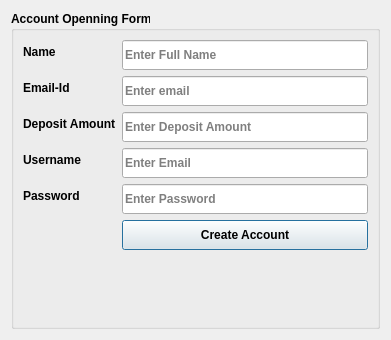
<?xml version="1.0" encoding="UTF-8"?>
<ui version="4.0">
 <class>CreateAccount</class>
 <widget class="QDialog" name="CreateAccount">
  <property name="geometry">
   <rect>
    <x>0</x>
    <y>0</y>
    <width>391</width>
    <height>340</height>
   </rect>
  </property>
  <property name="windowTitle">
   <string>Dialog</string>
  </property>
  <layout class="QGridLayout" name="gridLayout">
   <item row="0" column="0">
    <widget class="QGroupBox" name="groupBox">
     <property name="font">
      <font>
       <weight>75</weight>
       <bold>true</bold>
      </font>
     </property>
     <property name="title">
      <string>Account Openning Form</string>
     </property>
     <layout class="QFormLayout" name="formLayout">
      <item row="0" column="0">
       <widget class="QLabel" name="label_Name">
        <property name="text">
         <string>Name</string>
        </property>
       </widget>
      </item>
      <item row="0" column="1">
       <widget class="QLineEdit" name="lineEdit_name">
        <property name="minimumSize">
         <size>
          <width>30</width>
          <height>30</height>
         </size>
        </property>
        <property name="placeholderText">
         <string>Enter Full Name</string>
        </property>
       </widget>
      </item>
      <item row="1" column="0">
       <widget class="QLabel" name="label_Email">
        <property name="text">
         <string>Email-Id</string>
        </property>
       </widget>
      </item>
      <item row="1" column="1">
       <widget class="QLineEdit" name="lineEdit_Email">
        <property name="minimumSize">
         <size>
          <width>30</width>
          <height>30</height>
         </size>
        </property>
        <property name="inputMethodHints">
         <set>Qt::ImhEmailCharactersOnly</set>
        </property>
        <property name="placeholderText">
         <string>Enter email</string>
        </property>
       </widget>
      </item>
      <item row="2" column="0">
       <widget class="QLabel" name="label_Deposit_Amount">
        <property name="text">
         <string>Deposit Amount</string>
        </property>
       </widget>
      </item>
      <item row="2" column="1">
       <widget class="QLineEdit" name="lineEdit_deposit">
        <property name="minimumSize">
         <size>
          <width>30</width>
          <height>30</height>
         </size>
        </property>
        <property name="inputMethodHints">
         <set>Qt::ImhPreferNumbers</set>
        </property>
        <property name="placeholderText">
         <string>Enter Deposit Amount</string>
        </property>
       </widget>
      </item>
      <item row="3" column="0">
       <widget class="QLabel" name="label_username">
        <property name="text">
         <string>Username</string>
        </property>
       </widget>
      </item>
      <item row="3" column="1">
       <widget class="QLineEdit" name="lineEdit_username">
        <property name="minimumSize">
         <size>
          <width>30</width>
          <height>30</height>
         </size>
        </property>
        <property name="inputMethodHints">
         <set>Qt::ImhEmailCharactersOnly</set>
        </property>
        <property name="readOnly">
         <bool>false</bool>
        </property>
        <property name="placeholderText">
         <string>Enter Email</string>
        </property>
       </widget>
      </item>
      <item row="4" column="0">
       <widget class="QLabel" name="label_password">
        <property name="text">
         <string>Password</string>
        </property>
       </widget>
      </item>
      <item row="4" column="1">
       <widget class="QLineEdit" name="lineEdit_password">
        <property name="minimumSize">
         <size>
          <width>30</width>
          <height>30</height>
         </size>
        </property>
        <property name="echoMode">
         <enum>QLineEdit::PasswordEchoOnEdit</enum>
        </property>
        <property name="placeholderText">
         <string>Enter Password</string>
        </property>
       </widget>
      </item>
      <item row="5" column="1">
       <widget class="QPushButton" name="pushButton_CreateAccount">
        <property name="minimumSize">
         <size>
          <width>30</width>
          <height>30</height>
         </size>
        </property>
        <property name="text">
         <string>Create Account</string>
        </property>
       </widget>
      </item>
     </layout>
    </widget>
   </item>
  </layout>
 </widget>
 <resources/>
 <connections/>
</ui>
